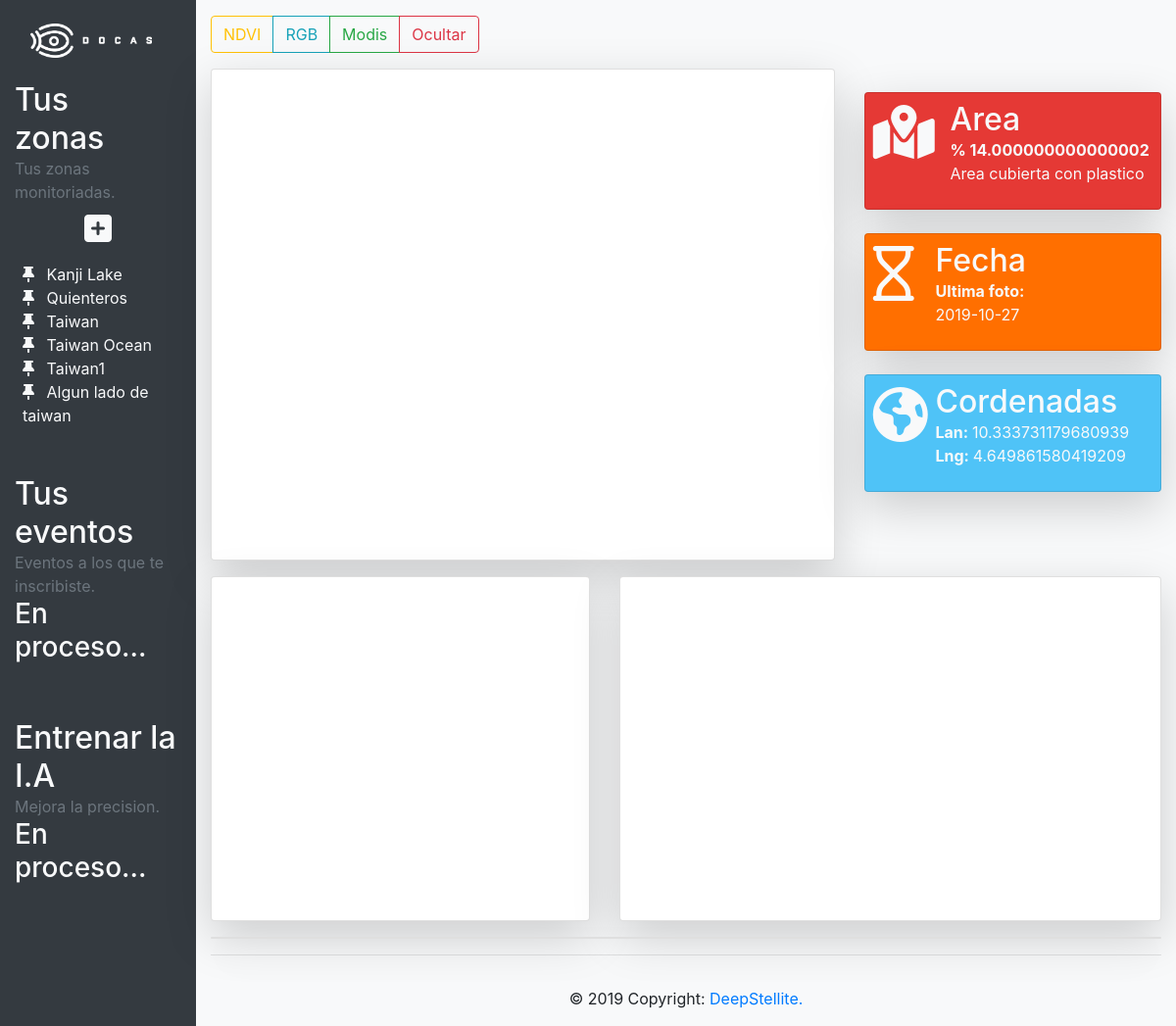
Before: /index (signed in) with the older database file.
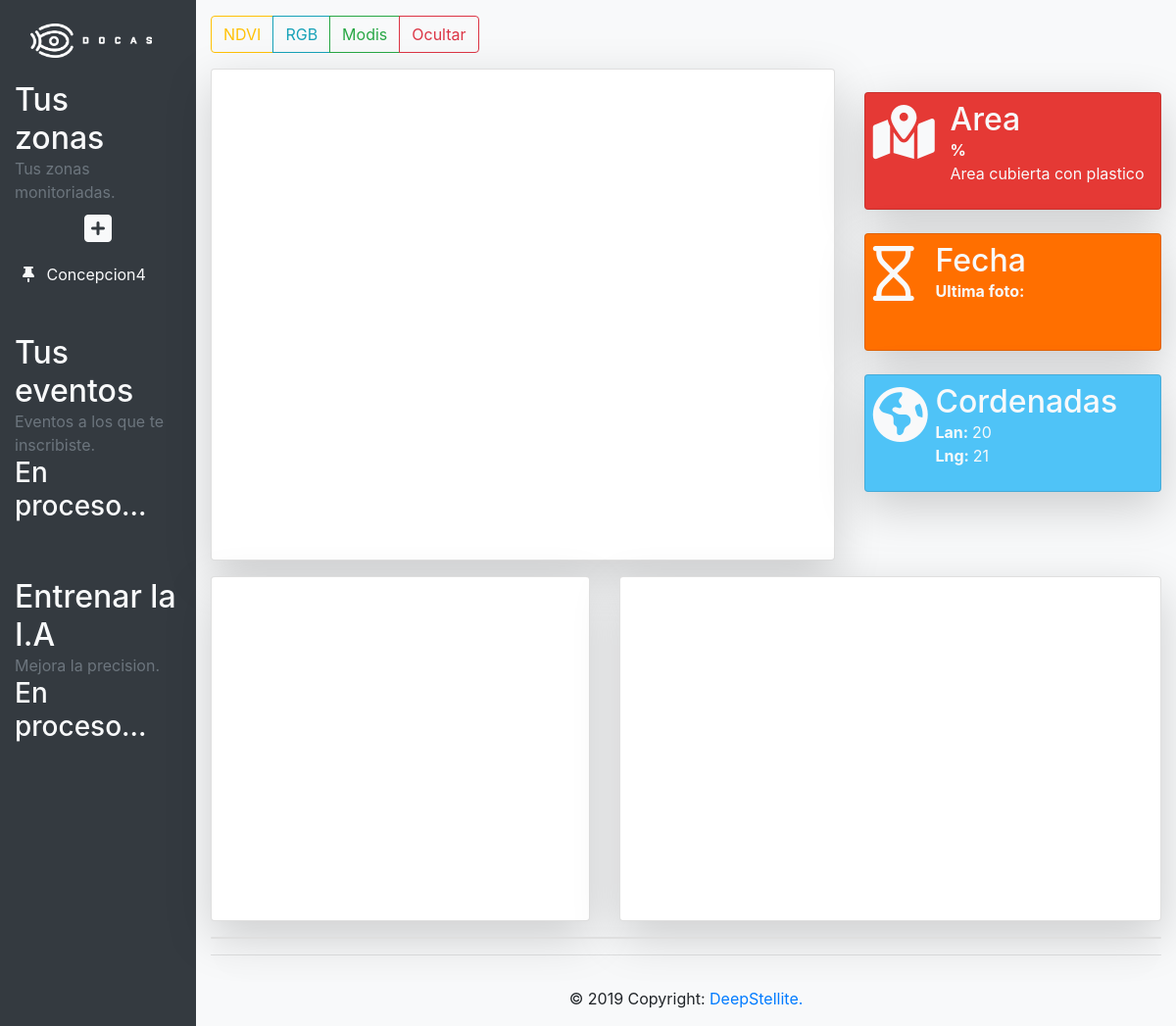
After: the same page with the newer database file.
### app.py (models this page shows)
class ZonaInteres( db.Model, UserMixin ):
    id      = db.Column( db.Integer, primary_key = True )
    nombre  = db.Column( db.String, unique = True )
    geojson = db.Column( db.String )
    lan     = db.Column( db.Float )
    lng     = db.Column( db.Float )
    paths   = db.relationship('PathFotos', backref='zonainteres')
    owner   = db.Column( db.Integer, db.ForeignKey('user.id'))

class PathFotos( db.Model, UserMixin ):
    id      = db.Column( db.Integer, primary_key = True )
    url_1   = db.Column( db.String )
    url_2   = db.Column( db.String )
    url_3   = db.Column( db.String )
    np_array = db.Column( db.String )
    fecha = db.Column( db.Date )
    lan1  = db.Column( db.Float )
    lng1  = db.Column( db.Float )
    lan2  = db.Column( db.Float )
    lng2  = db.Column( db.Float )
    area  = db.Column( db.Integer )
    estadisticas = db.relationship( 'Estadisticas', backref='pathfotos' )
    owner        = db.Column( db.Integer, db.ForeignKey('zona_interes.id'))

### app.py (the view, shortened to what this page needs)
@app.route('/index', methods=['GET', 'POST'])
@login_required
def Dashboard():
    if request.args.get('cord'):
        current_zone = ZonaInteres.query.get( request.args.get('cord') )
        if current_zone is not None:
            path         = PathFotos.query.filter_by( owner = current_zone.id ).first()
            estadisticas = Estadisticas.query.filter_by( owner = path.id ).first()
            _id   = current_zone.id
            url_1 = path.url_1
            url_2 = path.url_2
            areas     = [ estadisticas.area_00 ,estadisticas.area_25 ,estadisticas.area_50 ,estadisticas.area_75 ,estadisticas.area_100 ]
            percentil = [estadisticas.p_05, estadisticas.p_25 ,estadisticas.p_50 ,estadisticas.p_75 ,estadisticas.p_95]
            coords        = [ [path.lan1, path.lng1 ],[ path.lan2, path.lng2 ]]
            central_point = [ current_zone.lan, current_zone.lng ]
            fecha         = path.fecha
            area_25       = round(estadisticas.area_25, 2)
        else:
            url_1 = ""
            url_2 = ""
            coords = [[12, 12], [21,21]]
            central_point = [ 20, 20 ]
            fecha = ""
            estadisticas = ""
            area_25 = ""
            _id = ""
            areas = []
            percentil = []
    else:
        current_zone = ZonaInteres.query.first()
        if current_zone is not None:
            path = PathFotos.query.filter_by( owner = current_zone.id ).first()
            if path is not None:
                estadisticas = Estadisticas.query.filter_by( owner = path.id ).first()
                url_1 = path.url_1
                url_2 = path.url_2
                coords = [ [path.lan1, path.lng1 ],[ path.lan2, path.lng2 ]]
                central_point = [ current_zone.lan, current_zone.lng ]
                fecha = path.fecha
                area_25 = round(estadisticas.area_25, 2)
                _id = current_zone.id
                areas = [ estadisticas.area_00 ,estadisticas.area_25 ,estadisticas.area_50 ,estadisticas.area_75 ,estadisticas.area_100 ]
                percentil = [estadisticas.p_05, estadisticas.p_25 ,estadisticas.p_50 ,estadisticas.p_75 ,estadisticas.p_95]
            else:
                url_1 = ""
                url_2 = ""
                coords = [[20, 20], [21, 21]]
                central_point = [ 20, 21 ]
                fecha = ""
                estadisticas = ""
                area_25 = ""
                _id = ""
                percentil = []
                areas = []
    zonas = ZonaInteres.query.filter_by( owner = current_user.id )
    return render_template( "Dashboard.html",
                            zonas         = zonas,
                            url_1         = url_1,
                            url_2         = url_2,
                            coords        = coords,
                            central_point = central_point,
                            fecha         = fecha,
                            estadisticas  = estadisticas,
                            area_25       = area_25,
                            _id           = _id,
                            areas         = areas,
                            current_user  = current_user,
                            percentil     = percentil
                            )

### app.py (called while the page is built)
@login.user_loader
def load_user(user_id):
    return User.query.get(user_id)

### templates/Dashboard.html (shortened to what this page needs)
<!DOCTYPE html>
<html lang="en" dir="ltr">
  <head>
    <link rel="stylesheet" href="../static/css/bootstrap.min.css">
    <link rel="stylesheet" href="../static/css/PopUp.css">
  </head>
  <body class="h-100 bg-light">
    <div class="container-fluid">
      <div class="row h-100">
        <div class="col-sm-2 d-none d-md-block bg-dark sidebar">
          <div class="sidebar-sticky scroleable">
            <div class="nav flex-column">
              <div class="nav-item mt-3">
                <a class="nav-link text-light" href="/index">
                  <img src="../static/img/Logo2.png" alt="docas" style="width:90%;">
                </a>
              </div>
              <div class="nav-item mt-3">
                <div class="row">
                  <div class="col-8">
                    <h2 class="mb-0 text-light"> Tus zonas </h2>
                    <span class="text-secondary"> Tus zonas monitoriadas. </span>
                  </div>
                  <div class="col text-center">
                    <button class="btn" id="abrir">
                      <h2 class="text-light">
                        <i class="fas fa-plus-square"></i>
                      </h2>
                    </button>
                  </div>
                </div>
                <div class="ml-2">
                  {% for x in zonas %}
                    <span class="text-light">
                      <a href="/index?cord={{ x.id }}" class="text-light"> <i class="fas fa-thumbtack mr-2"></i> {{ x.nombre }} </a><br>
                    </span>
                  {% endfor %}
                </div>
              </div>
              <div class="nav-item mt-3">
                <h2 class="mb-0 text-light"> Tus eventos </h2>
                <span class="text-secondary"> Eventos a los que te inscribiste.  </span>
                <h3 class="text-light"> En proceso... </h3>
              </div>
              <div class="nav-item mt-3">
                <h2 class="mb-0 text-light"> Entrenar la I.A </h2>
                <span class="text-secondary"> Mejora la precision. </span>
                <h3 class="text-light"> En proceso... </h3>
              </div>
            </div>
          </div>
        </div>
        <div class="col">
          <div class="btn-group mt-3">
            <button type="button" id="btn1" class="btn btn-outline-warning">  NDVI </button>
            <button type="button" id="btn2" class="btn btn-outline-info">     RGB   </button>
            <button type="button" id="btn3" class="btn btn-outline-success">  Modis    </button>
            <button type="button" id="cerrar" class="btn btn-outline-danger"> Ocultar  </button>
          </div>
          <div class="row mt-3">
            <div class="col-8">
              <div class="card shadow-lg">
                <div id="map" style="height: 500px"></div>
              </div>
            </div>
            <div class="col">
              <div class="card mt-4 p-2 text-light shadow-lg" style="height: 120px; background-color: #e53935;">
                <div class="row">
                  <div class="col-3">
                    <h2 class="display-4">
                      <i class="fas fa-map-marked-alt"></i>
                    </h2>
                  </div>
                  <div class="col">
                    <h2 class="mb-0"> Area </h2>
                    <p class="mb-0 font-weight-bold">  % {{ area_25 * 100}} </p>
                    <p class="mb-0"> Area cubierta con plastico </p>
                  </div>
                </div>
              </div>
              <div class="card mt-4 p-2 text-light shadow-lg" style="height: 120px; background-color: #ff6f00;">
                <div class="row">
                  <div class="col-3 mb-0">
                    <h1 class="display-4">
                      <i class="far fa-hourglass"></i>
                    </h1>
                  </div>
                  <div>
                    <h2 class="mb-0"> Fecha </h2>
                    <p class="mb-0 font-weight-bold"> Ultima foto: </p>
                    <p class="mb-0"> {{ fecha }} </p>
                  </div>
                </div>
              </div>
              <div class="card mt-4 p-2 text-light shadow-lg" style="height: 120px; background-color: #4fc3f7;">
                <div class="row">
                  <div class="col-3">
                    <h1 class="display-4">
                      <i class="fas fa-globe-americas"></i>
                    </h1>
                  </div>
                  <div>
                    <h2 class="mb-0"> Cordenadas </h2>
                    <p class="mb-0"> <strong> Lan: </strong> {{ central_point[0] }} </p>
                    <p class="mb-0"> <strong> Lng: </strong>{{ central_point[1] }} </p>
                  </div>
                </div>
              </div>
            </div>
          </div>
          <div class="row mt-3">
            <div class="col-5">
              <div class="card shadow-lg">
                <div id="grafico2" style="height: 350px;"></div>
              </div>
            </div>
            <div class="col-7">
              <div class="card shadow-lg">
                <div id="grafico3" style="height: 350px;"></div>
              </div>
            </div>
          </div>
          <div class="mt-3">
            <div class="card shadow-lg">
            </div>
          </div>
          <hr>
          <footer class="page-footer font-small blue">
            <div class="footer-copyright text-center py-3">© 2019 Copyright:
              <a href="#"> DeepStellite. </a>
            </div>
          </footer>
        </div>
      </div>
    </div>
  </body>
</html>

Changed rows visible on the page:
removed ZonaInteres: nombre "Quienteros"
removed ZonaInteres: nombre "Taiwan"
removed ZonaInteres: nombre "Taiwan Ocean"
removed ZonaInteres: nombre "Taiwan1"
removed ZonaInteres: nombre "Algun lado de taiwan"
removed PathFotos: fecha "2019-10-27"
changed ZonaInteres: nombre "Kanji Lake" → "Concepcion4"; lan "10.333731179680939" → (not shown); lng "4.649861580419209" → (not shown)
Other visible differences:
{{ central_point[0] }}: (not shown) → "20"
{{ central_point[1] }}: (not shown) → "21"
{{ area_25 * 100 }}: "14.000000000000002" → (not shown)
